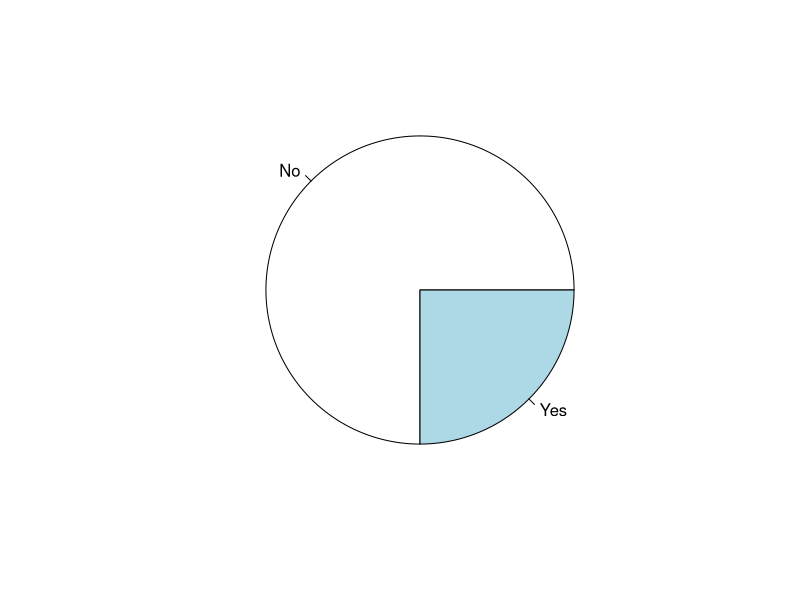

Reproduce this figure in R.
x1 <- read.csv("chap4sample1.csv", header=T) #データの読み込み
str(x1)#データ型の確認

x1$Answer <- factor(x1$Answer, labels=c('No','Yes')) #名義尺度に変更

x1table <- table(x1) #表の形にする
x1table
chisq.test(x1table) #カイ二乗検定

x1c <- c(5,15) #データを直接入力する場合
chisq.test(x1c) #カイ二乗検定

pie(x1table) #円グラフの作図
